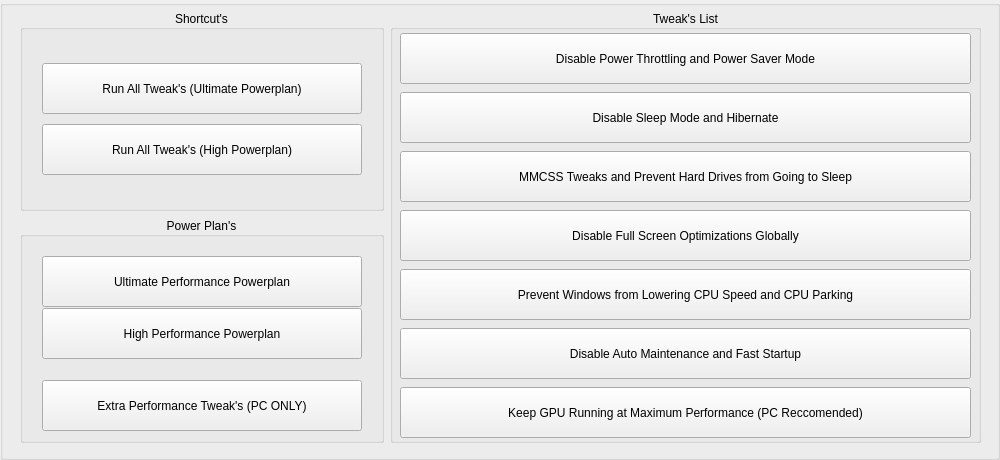
<?xml version="1.0" encoding="UTF-8"?>
<ui version="4.0">
 <class>power_tweaks</class>
 <widget class="QGroupBox" name="power_tweaks">
  <property name="geometry">
   <rect>
    <x>0</x>
    <y>0</y>
    <width>1000</width>
    <height>460</height>
   </rect>
  </property>
  <property name="sizePolicy">
   <sizepolicy hsizetype="Minimum" vsizetype="Minimum">
    <horstretch>0</horstretch>
    <verstretch>0</verstretch>
   </sizepolicy>
  </property>
  <property name="minimumSize">
   <size>
    <width>1000</width>
    <height>460</height>
   </size>
  </property>
  <property name="maximumSize">
   <size>
    <width>1000</width>
    <height>460</height>
   </size>
  </property>
  <property name="windowTitle">
   <string>GroupBox</string>
  </property>
  <widget class="QWidget" name="layoutWidget">
   <property name="geometry">
    <rect>
     <x>20</x>
     <y>10</y>
     <width>961</width>
     <height>433</height>
    </rect>
   </property>
   <layout class="QHBoxLayout" name="horizontalLayout">
    <item>
     <layout class="QVBoxLayout" name="verticalLayout_6">
      <item>
       <widget class="QGroupBox" name="groupBox">
        <property name="minimumSize">
         <size>
          <width>351</width>
          <height>201</height>
         </size>
        </property>
        <property name="title">
         <string>Shortcut's</string>
        </property>
        <property name="alignment">
         <set>Qt::AlignmentFlag::AlignCenter</set>
        </property>
        <property name="flat">
         <bool>false</bool>
        </property>
        <property name="checkable">
         <bool>false</bool>
        </property>
        <layout class="QVBoxLayout" name="verticalLayout_3">
         <item>
          <layout class="QVBoxLayout" name="verticalLayout_2" stretch="0,0">
           <property name="spacing">
            <number>10</number>
           </property>
           <property name="leftMargin">
            <number>10</number>
           </property>
           <property name="topMargin">
            <number>10</number>
           </property>
           <property name="rightMargin">
            <number>10</number>
           </property>
           <property name="bottomMargin">
            <number>10</number>
           </property>
           <item>
            <widget class="QPushButton" name="run_ultimate">
             <property name="minimumSize">
              <size>
               <width>231</width>
               <height>51</height>
              </size>
             </property>
             <property name="text">
              <string>Run All Tweak's (Ultimate Powerplan)</string>
             </property>
             <property name="checkable">
              <bool>false</bool>
             </property>
             <property name="autoRepeat">
              <bool>false</bool>
             </property>
             <property name="autoExclusive">
              <bool>false</bool>
             </property>
            </widget>
           </item>
           <item>
            <widget class="QPushButton" name="run_high">
             <property name="minimumSize">
              <size>
               <width>231</width>
               <height>51</height>
              </size>
             </property>
             <property name="text">
              <string>Run All Tweak's (High Powerplan)</string>
             </property>
            </widget>
           </item>
          </layout>
         </item>
        </layout>
       </widget>
      </item>
      <item>
       <widget class="QGroupBox" name="groupBox_3">
        <property name="minimumSize">
         <size>
          <width>351</width>
          <height>201</height>
         </size>
        </property>
        <property name="title">
         <string>Power Plan's</string>
        </property>
        <property name="alignment">
         <set>Qt::AlignmentFlag::AlignCenter</set>
        </property>
        <layout class="QVBoxLayout" name="verticalLayout_4">
         <item>
          <layout class="QVBoxLayout" name="verticalLayout_5" stretch="0,0,0,0">
           <property name="spacing">
            <number>10</number>
           </property>
           <property name="leftMargin">
            <number>10</number>
           </property>
           <property name="topMargin">
            <number>10</number>
           </property>
           <property name="rightMargin">
            <number>10</number>
           </property>
           <property name="bottomMargin">
            <number>10</number>
           </property>
           <item>
            <widget class="QPushButton" name="plan_ultimate">
             <property name="minimumSize">
              <size>
               <width>231</width>
               <height>51</height>
              </size>
             </property>
             <property name="text">
              <string>Ultimate Performance Powerplan</string>
             </property>
             <property name="checkable">
              <bool>false</bool>
             </property>
             <property name="autoRepeat">
              <bool>false</bool>
             </property>
             <property name="autoExclusive">
              <bool>false</bool>
             </property>
            </widget>
           </item>
           <item>
            <widget class="QPushButton" name="plan_high">
             <property name="minimumSize">
              <size>
               <width>231</width>
               <height>51</height>
              </size>
             </property>
             <property name="text">
              <string>High Performance Powerplan</string>
             </property>
             <property name="checkable">
              <bool>false</bool>
             </property>
             <property name="autoRepeat">
              <bool>false</bool>
             </property>
             <property name="autoExclusive">
              <bool>false</bool>
             </property>
            </widget>
           </item>
           <item>
            <spacer name="horizontalSpacer">
             <property name="orientation">
              <enum>Qt::Orientation::Horizontal</enum>
             </property>
             <property name="sizeHint" stdset="0">
              <size>
               <width>10</width>
               <height>20</height>
              </size>
             </property>
            </spacer>
           </item>
           <item>
            <widget class="QPushButton" name="extra_performance">
             <property name="minimumSize">
              <size>
               <width>231</width>
               <height>51</height>
              </size>
             </property>
             <property name="text">
              <string>Extra Performance Tweak's (PC ONLY)</string>
             </property>
            </widget>
           </item>
          </layout>
         </item>
        </layout>
       </widget>
      </item>
     </layout>
    </item>
    <item>
     <widget class="QGroupBox" name="groupBox_2">
      <property name="minimumSize">
       <size>
        <width>591</width>
        <height>431</height>
       </size>
      </property>
      <property name="title">
       <string>Tweak's List</string>
      </property>
      <property name="alignment">
       <set>Qt::AlignmentFlag::AlignCenter</set>
      </property>
      <widget class="QWidget" name="layoutWidget_2">
       <property name="geometry">
        <rect>
         <x>10</x>
         <y>20</y>
         <width>571</width>
         <height>411</height>
        </rect>
       </property>
       <layout class="QVBoxLayout" name="verticalLayout_7">
        <property name="spacing">
         <number>5</number>
        </property>
        <item>
         <widget class="QPushButton" name="disable_powerthrottling">
          <property name="minimumSize">
           <size>
            <width>231</width>
            <height>51</height>
           </size>
          </property>
          <property name="maximumSize">
           <size>
            <width>571</width>
            <height>51</height>
           </size>
          </property>
          <property name="text">
           <string>Disable Power Throttling and Power Saver Mode</string>
          </property>
          <property name="checkable">
           <bool>false</bool>
          </property>
          <property name="autoRepeat">
           <bool>false</bool>
          </property>
          <property name="autoExclusive">
           <bool>false</bool>
          </property>
         </widget>
        </item>
        <item>
         <widget class="QPushButton" name="disable_sleep">
          <property name="minimumSize">
           <size>
            <width>231</width>
            <height>51</height>
           </size>
          </property>
          <property name="maximumSize">
           <size>
            <width>571</width>
            <height>51</height>
           </size>
          </property>
          <property name="text">
           <string>Disable Sleep Mode and Hibernate</string>
          </property>
          <property name="checkable">
           <bool>false</bool>
          </property>
          <property name="autoRepeat">
           <bool>false</bool>
          </property>
          <property name="autoExclusive">
           <bool>false</bool>
          </property>
         </widget>
        </item>
        <item>
         <widget class="QPushButton" name="mmcss">
          <property name="minimumSize">
           <size>
            <width>231</width>
            <height>51</height>
           </size>
          </property>
          <property name="maximumSize">
           <size>
            <width>571</width>
            <height>51</height>
           </size>
          </property>
          <property name="text">
           <string>MMCSS Tweaks and Prevent Hard Drives from Going to Sleep</string>
          </property>
          <property name="checkable">
           <bool>false</bool>
          </property>
          <property name="autoRepeat">
           <bool>false</bool>
          </property>
          <property name="autoExclusive">
           <bool>false</bool>
          </property>
         </widget>
        </item>
        <item>
         <widget class="QPushButton" name="disable_fullscreenglobally">
          <property name="minimumSize">
           <size>
            <width>231</width>
            <height>51</height>
           </size>
          </property>
          <property name="maximumSize">
           <size>
            <width>571</width>
            <height>51</height>
           </size>
          </property>
          <property name="text">
           <string>Disable Full Screen Optimizations Globally</string>
          </property>
          <property name="checkable">
           <bool>false</bool>
          </property>
          <property name="autoRepeat">
           <bool>false</bool>
          </property>
          <property name="autoExclusive">
           <bool>false</bool>
          </property>
         </widget>
        </item>
        <item>
         <widget class="QPushButton" name="disable_cpupark_2">
          <property name="minimumSize">
           <size>
            <width>231</width>
            <height>51</height>
           </size>
          </property>
          <property name="text">
           <string>Prevent Windows from Lowering CPU Speed and CPU Parking</string>
          </property>
          <property name="checkable">
           <bool>false</bool>
          </property>
          <property name="autoRepeat">
           <bool>false</bool>
          </property>
          <property name="autoExclusive">
           <bool>false</bool>
          </property>
         </widget>
        </item>
        <item>
         <widget class="QPushButton" name="disable_automaint">
          <property name="minimumSize">
           <size>
            <width>231</width>
            <height>51</height>
           </size>
          </property>
          <property name="maximumSize">
           <size>
            <width>571</width>
            <height>51</height>
           </size>
          </property>
          <property name="text">
           <string>Disable Auto Maintenance and Fast Startup</string>
          </property>
          <property name="checkable">
           <bool>false</bool>
          </property>
          <property name="autoRepeat">
           <bool>false</bool>
          </property>
          <property name="autoExclusive">
           <bool>false</bool>
          </property>
         </widget>
        </item>
        <item>
         <widget class="QPushButton" name="gpu_Max">
          <property name="minimumSize">
           <size>
            <width>231</width>
            <height>51</height>
           </size>
          </property>
          <property name="text">
           <string>Keep GPU Running at Maximum Performance (PC Reccomended)</string>
          </property>
          <property name="checkable">
           <bool>false</bool>
          </property>
          <property name="autoRepeat">
           <bool>false</bool>
          </property>
          <property name="autoExclusive">
           <bool>false</bool>
          </property>
         </widget>
        </item>
       </layout>
      </widget>
     </widget>
    </item>
   </layout>
  </widget>
 </widget>
 <resources/>
 <connections/>
</ui>
